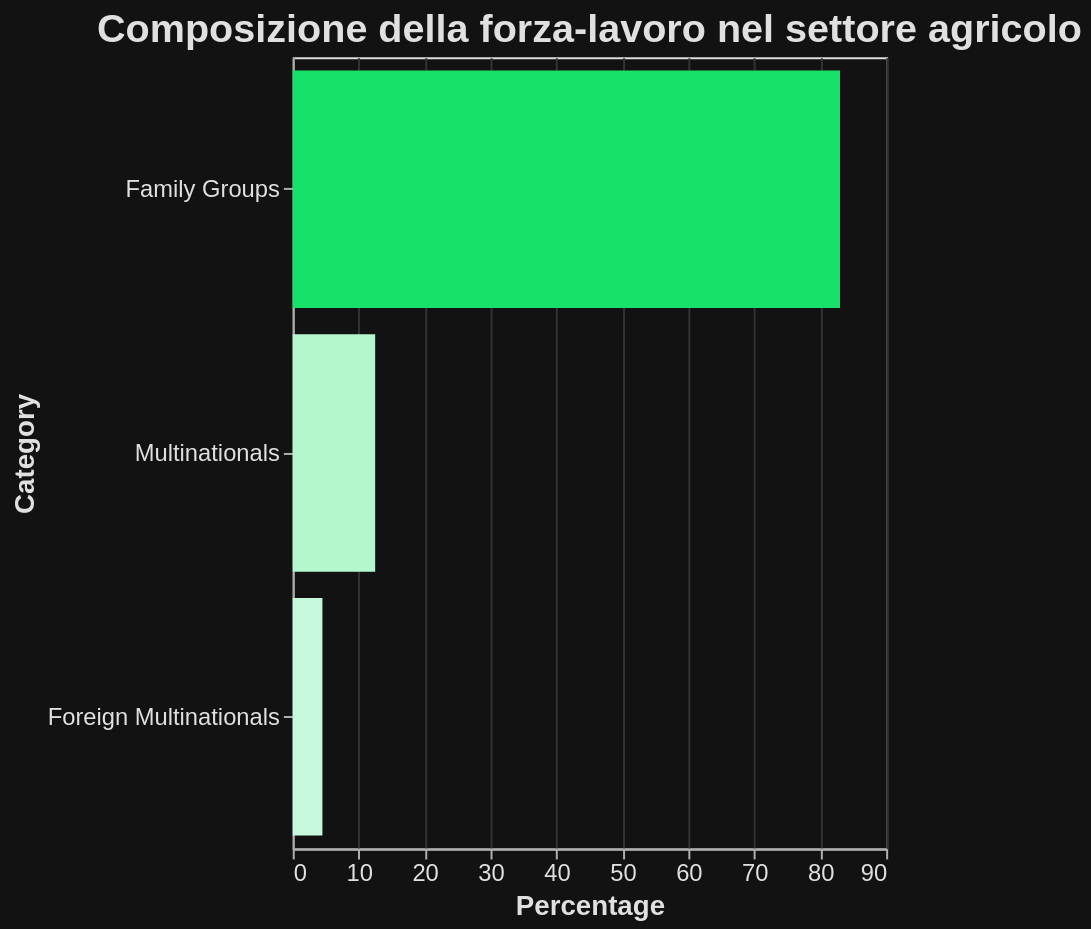

The specification (Vega-Lite) saved for this image:
### Vega-Lite specification from a JSON file in a GitHub repository (floating-point values rounded to 4 significant figures)
{"$schema": "https://vega.github.io/schema/vega-lite/v5.17.0.json", "config": {"axis": {"domainColor": "#B0B0B0", "gridColor": "#333333", "labelColor": "#E0E0E0", "labelFontSize": 12, "tickColor": "#B0B0B0", "titleColor": "#E0E0E0", "titleFontSize": 14}, "background": "#121212", "legend": {"labelColor": "#E0E0E0", "titleColor": "#E0E0E0"}, "mark": {"color": "#1f77b4"}, "title": {"color": "#E0E0E0", "fontSize": 20}}, "data": {"name": "data-e4f67804991f971aeaa3aa73fd12c919"}, "datasets": {"data-e4f67804991f971aeaa3aa73fd12c919": [{"Category": "Family Groups", "Percentage": 83.0}, {"Category": "Multinationals", "Percentage": 12.5}, {"Category": "Foreign Multinationals", "Percentage": 4.5}]}, "encoding": {"color": {"field": "Percentage", "legend": null, "scale": {"interpolate": "hsl", "scheme": ["#c6f9db", "#18E169"]}, "type": "quantitative"}, "tooltip": [{"field": "Percentage", "title": "Percentage", "type": "quantitative"}], "x": {"field": "Percentage", "title": "Percentage", "type": "quantitative"}, "y": {"field": "Category", "sort": "-x", "title": "Category", "type": "nominal"}}, "height": 400, "mark": {"type": "bar"}, "title": "Composizione della forza-lavoro nel settore agricolo", "width": "container"}
